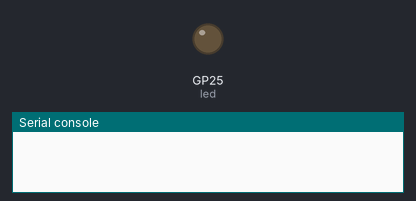
The program below on a simulated Raspberry Pi Pico running MicroPython. Parts: output pins drawn as LEDs (lit = HIGH), the last lines printed to the serial console. WiFi joins after 1.5 s; no MQTT or app messages arrive unless stated; values from a settings file that is not in the repository are placeholders.

Above: at 1.1 s.
At 6.2 s:
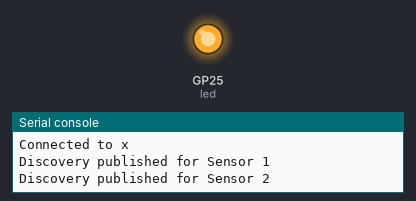
Timing chart, 0 to 7.7 s (numbered marks = the images above):
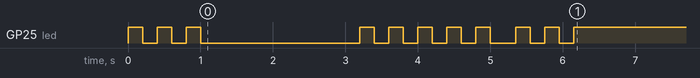

The program:

main.py
```python
import machine
import time
import network
from umqtt.simple import MQTTClient
import secrets
import json
import urequests
led = machine.Pin("LED", machine.Pin.OUT)

def blink(n, speed=0.2):
    for _ in range(n):
        led.on()
        time.sleep(speed)
        led.off()
        time.sleep(speed)
blink(3)
# --- Configuration ---
WIFI_SSID = secrets.WIFI_SSID
WIFI_PASS = secrets.WIFI_PASS
MQTT_BROKER = secrets.MQTT_BROKER
MQTT_PORT = secrets.MQTT_PORT
MQTT_CLIENT_ID = secrets.MQTT_CLIENT_ID
mqtt_username = secrets.mqtt_username
mqtt_password = secrets.mqtt_password


STATE_TOPIC = b"home/pico/sensors/state"

DEVICE_INFO = {
    "identifiers": ["pico_2w_01"],
    "name": "Raspberry Pi Pico 2W",
    "model": "Pico 2W",
    "manufacturer": "Raspberry Pi"
}

# --- Connect to Wi-Fi ---
wlan = network.WLAN(network.STA_IF)
wlan.active(True)
wlan.connect(WIFI_SSID, WIFI_PASS)
max_wait = 20
while max_wait > 0:
    if wlan.isconnected():
        break
    max_wait -= 1
    time.sleep(1)
if not wlan.isconnected():
    blink(10, speed=0.1)  # rapid 10 blinks = Wi-Fi failed
    machine.reset()

blink(5)

print("Connected to Wi-Fi")

# --- Connect to MQTT Broker ---
client = MQTTClient(MQTT_CLIENT_ID, MQTT_BROKER, port=MQTT_PORT, user=mqtt_username, password=mqtt_password)
try:
    client.connect()
    blink(2)  # 2 blinks = MQTT connected
    print(f"Connected to {MQTT_BROKER}")
except Exception as e:
    blink(10, speed=0.1)  # rapid = MQTT failed
    machine.reset()
led.on()


# --- Publish Discovery Configs (once on boot) ---
def publish_discovery():
    sensors = [
        {
            "unique_id": "pico_sensor_01",
            "name": "Sensor 1",
            "field": "sensor_1",
        },
        {
            "unique_id": "pico_sensor_02",
            "name": "Sensor 2",
            "field": "sensor_2",
        },
    ]
    for s in sensors:
        config = {
            "name": s["name"],
            "unique_id": s["unique_id"],
            "state_topic": "home/pico/sensors/state",
            "value_template": "{{ value_json." + s["field"] + " }}",
            "payload_on": "true",
            "payload_off": "false",
            "device": DEVICE_INFO
        }
        topic = f"homeassistant/binary_sensor/{s['unique_id']}/config"
        client.publish(topic.encode(), json.dumps(config), retain=True)
        print(f"Discovery published for {s['name']}")

publish_discovery()

# --- Initialize UART ---
uart = machine.UART(0, baudrate=9600, tx=machine.Pin(0), rx=machine.Pin(1))

# --- Main Loop ---
while True:
    #print("in loop")
    if uart.any():
        #print("in uart")
        #blink(5)
        number = uart.read()
        num_arr = bytearray(number)

        if hex(num_arr[0]) == '0xaa':
            #blink(3,speed = 0.2)
            #led.on()
            wand_id = (num_arr[1] << 24) | (num_arr[2] << 16) | (num_arr[3] << 8) | (num_arr[4])
            magnitude = (num_arr[5] << 8) | (num_arr[6])
            sensor = num_arr[7]


            if sensor == 2:
                sensor_val = 0
            elif sensor == 5:
                sensor_val = 1
            else:
                sensor_val = 0  # safe default

            data = {
                "wandID": wand_id,
                "magnitude": magnitude,
                "sensorID": sensor_val
            }

            # --- Always publish to MQTT first (keeps HA alive even if server crashes) ---


            # --- Then attempt HTTP post to third-party server ---
            with open("data.json", "w") as file:
                json.dump(data, file)

            with open("data.json", "r") as f:
                payload = json.load(f)

            url = "http://192.168.12.99:3000/api/data"
            try:
                response = urequests.post(url, json=payload, timeout = 1)
                print("Status:", response.status_code)
                print("Response:", response.text)
                response.close()

                if (not (200 <= response.status_code < 400)):
                    mqtt_payload = {
                        "sensor_1": "true" if sensor_val == 0 else "false",
                        "sensor_2": "true" if sensor_val == 1 else "false"}
                    try:
                        client.publish(STATE_TOPIC, json.dumps(mqtt_payload))
                        print("MQTT state published:", mqtt_payload)
                    except Exception as e:
                        blink(10, speed=0.1)
                        led.on()
                        print("MQTT publish error:", e)
                        # Attempt reconnect
                        try:
                            client.connect()
                            client.publish(STATE_TOPIC, json.dumps(mqtt_payload))
                        except Exception as e2:
                            blink(10, speed=0.1)
                            led.on()
                            print("MQTT reconnect failed:", e2)
            except Exception as e:
                blink(5, speed= 0.1)
                led.on()
                mqtt_payload = {
                        "sensor_1": "true" if sensor_val == 0 else "false",
                        "sensor_2": "true" if sensor_val == 1 else "false"}
                try:
                    client.publish(STATE_TOPIC, json.dumps(mqtt_payload))
                    print("MQTT state published:", mqtt_payload)
                except Exception as e:
                    blink(10, speed=0.1)
                    led.on()
                    print("MQTT publish error:", e)
                        # Attempt reconnect
                    try:
                        client.connect()
                        client.publish(STATE_TOPIC, json.dumps(mqtt_payload))
                    except Exception as e2:
                            blink(10, speed=0.1)
                            led.on()
                            print("MQTT reconnect failed:", e2)
                print("HTTP Error (MQTT still running):", e)
```
